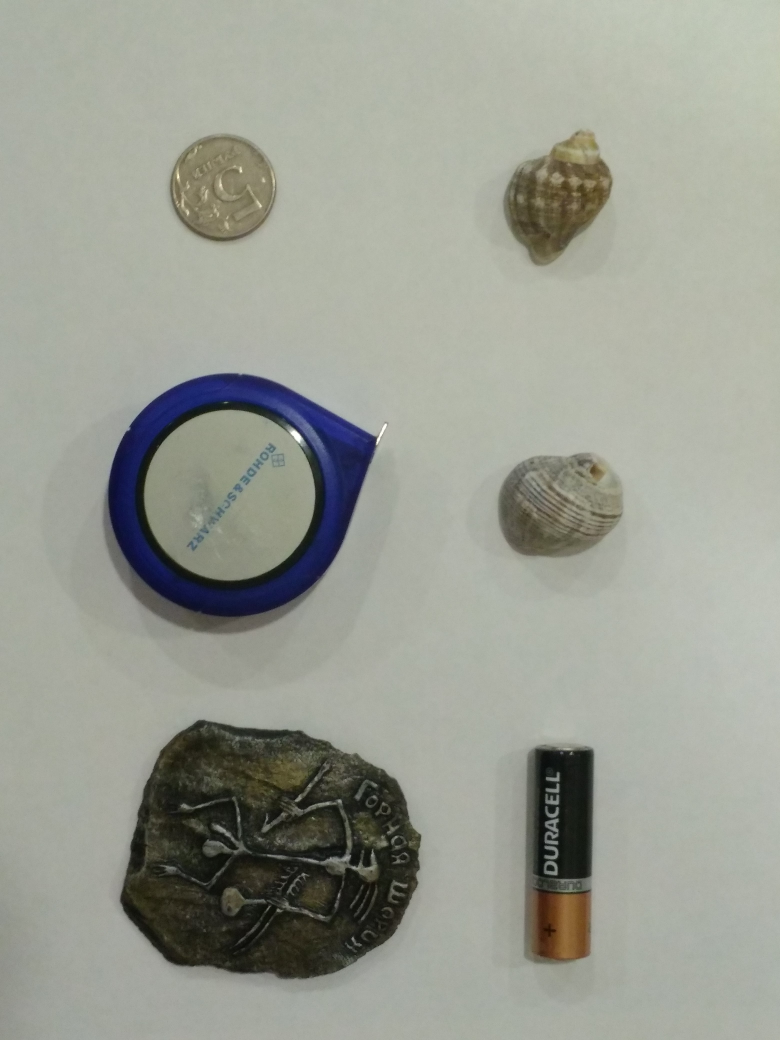
#> input picture pencils/images/img (1).jpg, 3120 x 4160 px, given in place of the camera (shown at 1/4 size)
$ python main.py
#> lines starting #> are read from the running program, lines starting #| are printed output that depends on the picture; after the words box and inside, x2 and y2 are one past the last pixel; in counts of white or black regions, pixels touching at a corner belong together
# -*- coding: utf-8 -*-
import math

import cv2

import numpy as np

if __name__ == '__main__':
    def nothing(*arg):
        pass


    cv2.namedWindow("out_window")
    cap = cv2.VideoCapture(1)

    cap.set(cv2.CAP_PROP_FRAME_WIDTH, 320)
    cap.set(cv2.CAP_PROP_FRAME_HEIGHT, 240)

    color_blue = (255, 0, 0)
    color_red = (0, 0, 128)
    while True:
        flag, img = cap.read()
#> img is the input picture: shape (4160, 3120, 3); mean B, G, R 146.8, 157.2, 154.3

        height, width = img.shape[:2]
        edge = 10
        hsv_min = np.array((0, 66, 123), np.uint8)
        hsv_max = np.array((17, 116, 194), np.uint8)

        low = np.array((0, 74, 80), np.uint8)
        high = np.array((52, 144, 255), np.uint8)
        try:
            img_hsv = cv2.cvtColor(img, cv2.COLOR_BGR2HSV)
#> img_hsv: shape (4160, 3120, 3); mean H, S, V 41, 27.6, 158.9
            thresh = cv2.inRange(img_hsv, hsv_min, hsv_max)
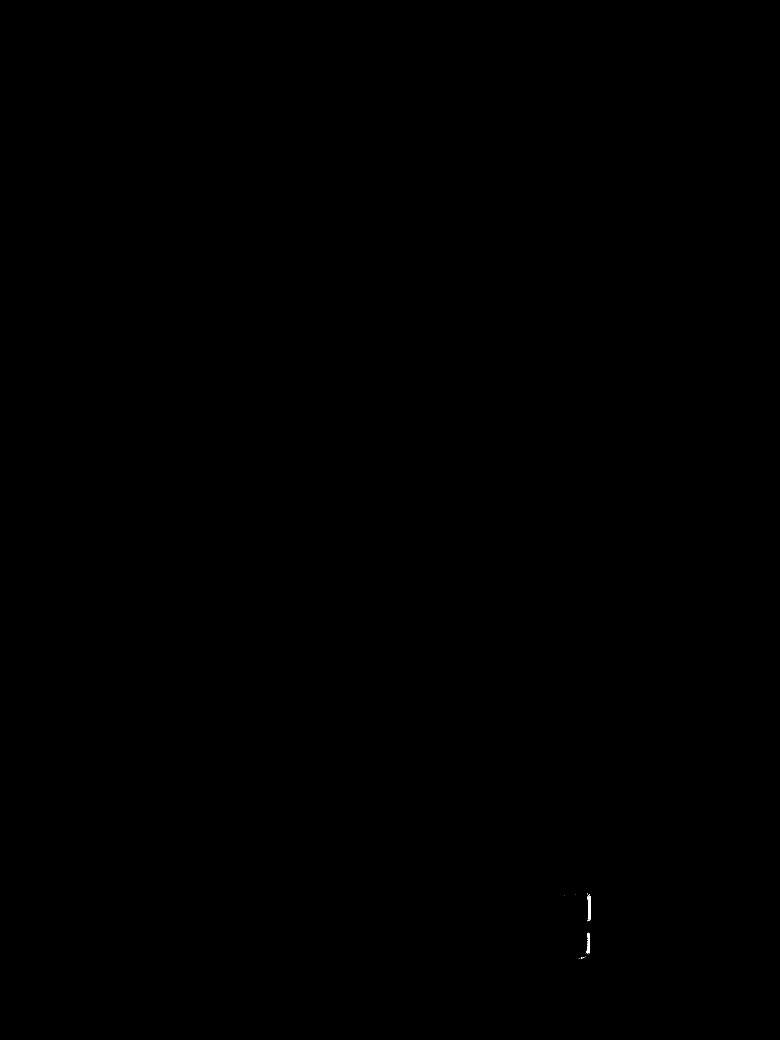
#> thresh: shape (4160, 3120) (shown at 1/4 size); 0.01% white; 16 white regions (14 under 20 px), largest, box (x1, y1, x2, y2) and area: (2350, 3580, 2363, 3685) 868, (2344, 3731, 2360, 3814) 672
            mask = cv2.inRange(img_hsv, low, high)
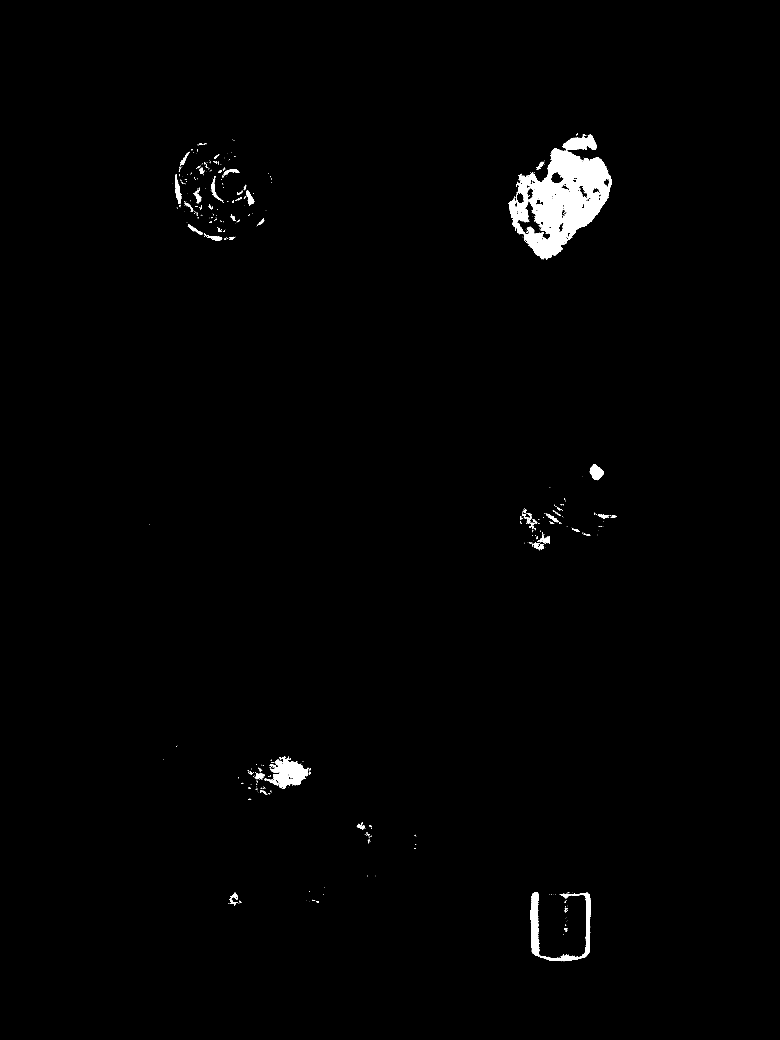
#> mask: shape (4160, 3120) (shown at 1/4 size); 1.1% white; 557 white regions (464 under 20 px)
            contours, hierarchy = cv2.findContours(mask, cv2.RETR_TREE, cv2.CHAIN_APPROX_SIMPLE)
#> contours = 1014 contours, 878 with area under 20; largest, box (x1, y1, x2, y2) and area: (2035, 537, 2447, 1037) 112049, (2120, 3568, 2362, 3845) 12790, (1058, 3030, 1233, 3156) 10504, (2059, 735, 2203, 965) 8183, (2359, 1858, 2416, 1921) 2178

            for cnt in contours:
                rect = cv2.minAreaRect(cnt)
                box = cv2.boxPoints(rect)
                box = np.int0(box)
                center = (int(rect[0][0]), int(rect[0][1]))
                center1 = (int(rect[0][0]) +100, int(rect[0][1]) + 200) #нижний правый(по х, по у)
                center2 = (int(rect[0][0]) + 100, int(rect[0][1]) - 100)#верхний правый
                center3 = (int(rect[0][0]) - 100, int(rect[0][1]) + 200)#нижний левый
                center4 = (int(rect[0][0]) - 100, int(rect[0][1]) - 100) #верхний левый
                area = int(rect[1][0] * rect[1][1])

                if area > 7000:
                    cv2.line(img, center1, center2, color_blue, thickness=2, lineType=8, shift=0)
                    cv2.line(img, center2, center4, color_blue, thickness=2, lineType=8, shift=0)
                    cv2.line(img, center4, center3, color_blue, thickness=2, lineType=8, shift=0)
                    cv2.line(img, center3, center1, color_blue, thickness=2, lineType=8, shift=0)

                    # cv2.line(img, center3, center4, color_blue, thickness=2, lineType=8, shift=0)
                    # cv2.line(img, center1, center4, color_blue, thickness=2, lineType=8, shift=0)

                    break
#> this loop made 57 passes
#> (rect, box, center, center1, center2, center3, center4, area) on passes 11 to 12: (((2265.8, 3720), (14.53, 6.18), -77.47), [[2267, 3727], [2261, 3726], [2264, 3712], [2270, 3713]], (2265, 3719), (2365, 3919), (2365, 3619), (2165, 3919), (2165, 3619), 89), (((2259.5, 3715.5), (7.45, 4.31), -78.69), [[2260, 3719], [2256, 3718], [2258, 3711], [2262, 3712]], (2259, 3715), (2359, 3915), (2359, 3615), (2159, 3915), (2159, 3615), 32)

            # cv2.imshow("thresh", thresh)
            cv2.imshow("out_window", img)
            cv2.imshow("mask", mask)
        except:
            cap.release()
            raise

        ch = cv2.waitKey(50)
#> (key Esc is pressed here)
        # для выхода надо нажать esc
        if ch == 27:
            break
    cap.release()
    cv2.destroyAllWindows()

$ run again, on pencils/images/img (10).jpg
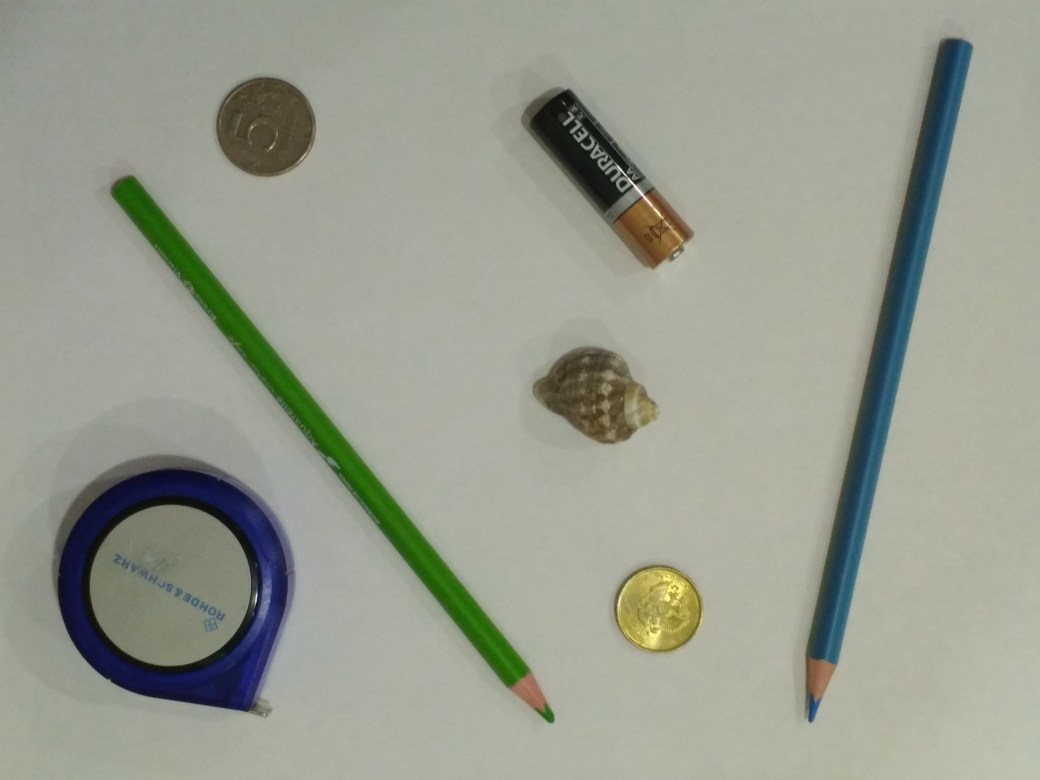
#> input picture pencils/images/img (10).jpg, 4160 x 3120 px, given in place of the camera (shown at 1/4 size)
#> img is the input picture: shape (3120, 4160, 3); mean B, G, R 143, 156.5, 152.6
#> img_hsv: shape (3120, 4160, 3); mean H, S, V 39.9, 34.2, 158.3
#> thresh: shape (3120, 4160); 0.12% white; 108 white regions (90 under 20 px), largest, box (x1, y1, x2, y2) and area: (2043, 2693, 2187, 2832) 7642, (3254, 2644, 3339, 2797) 5472, (2711, 863, 2764, 926) 495
#> `mask = cv2.inRange(img_hsv, low, high)`:
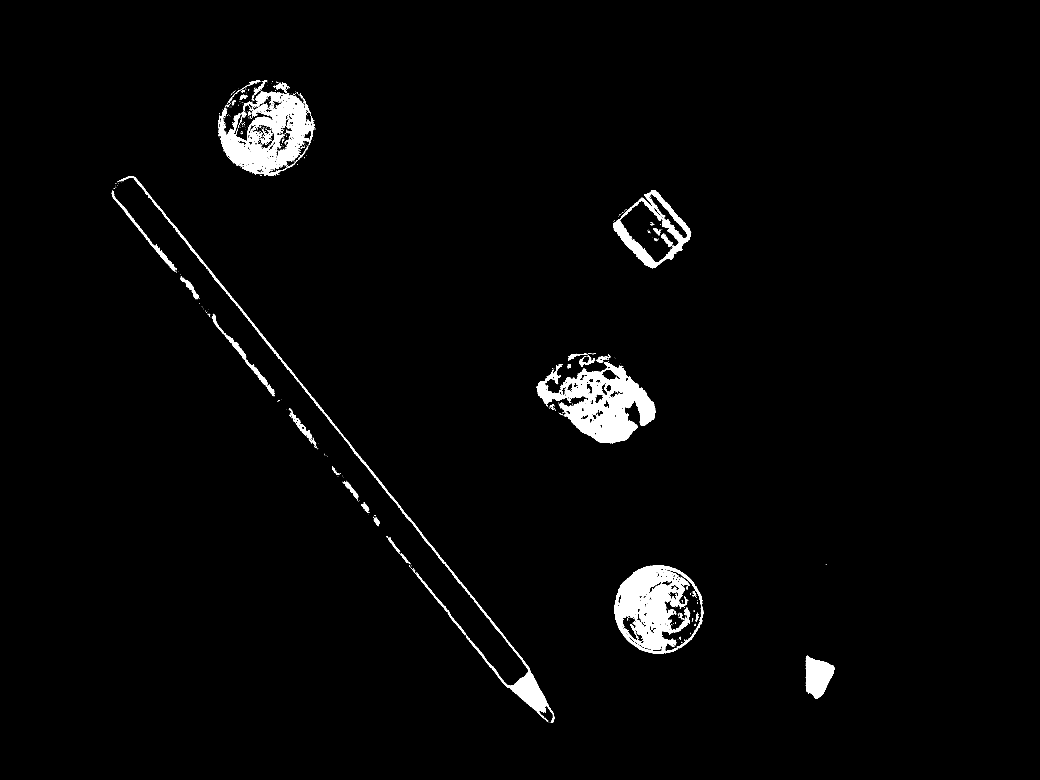
#> mask: shape (3120, 4160) (shown at 1/4 size); 2.2% white; 655 white regions (565 under 20 px)
#> contours = 1817 contours, 1540 with area under 20; largest, box (x1, y1, x2, y2) and area: (2458, 2262, 2814, 2614) 96868, (2146, 1448, 2623, 1773) 79000, (872, 367, 1245, 704) 70362, (831, 1071, 2217, 2892) 26918, (2638, 2274, 2807, 2606) 26586
#> the loop `for cnt in contours:` made 2 passes
#> (rect, box, center, center1, center2, center3, center4, area) on pass 2: (((3258.8, 2712.6), (151.2, 125.5), -69.94), [[3291, 2805], [3173, 2762], [3225, 2620], [3343, 2663]], (3258, 2712), (3358, 2912), (3358, 2612), (3158, 2912), (3158, 2612), 18967)

$ run again, on pencils/images/img (11).jpg
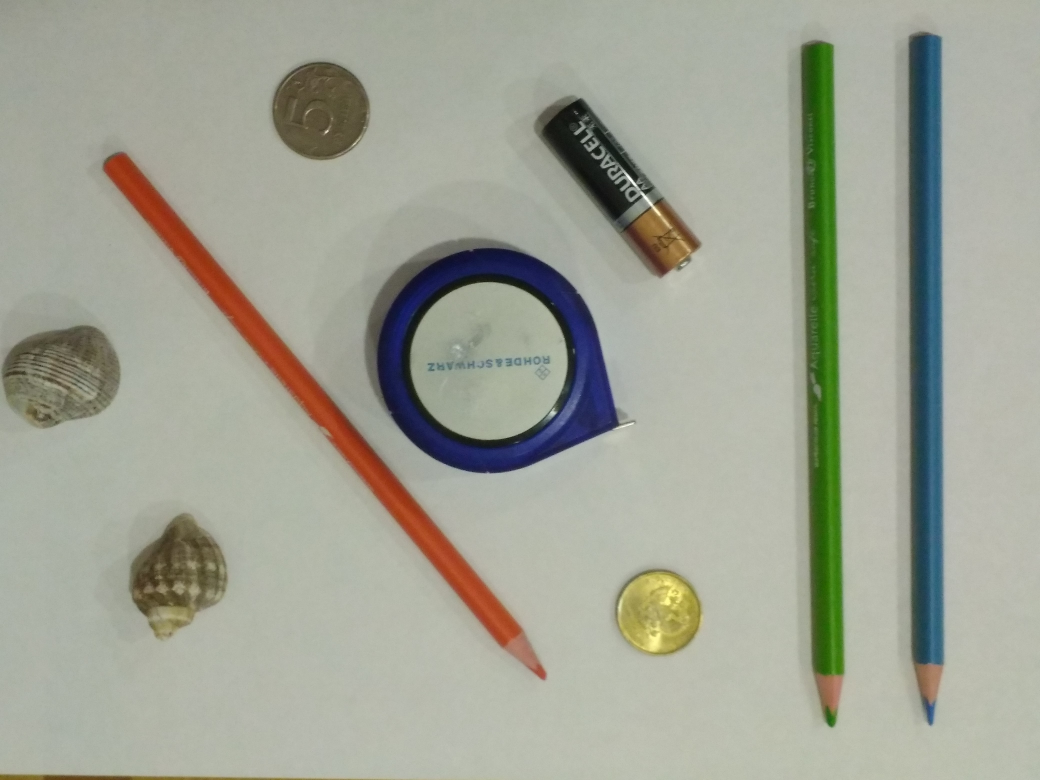
#> input picture pencils/images/img (11).jpg, 4160 x 3120 px, given in place of the camera (shown at 1/4 size)
#> img is the input picture: shape (3120, 4160, 3); mean B, G, R 149.1, 162.8, 160.3
#> img_hsv: shape (3120, 4160, 3); mean H, S, V 40.7, 36.4, 166.8
#> `thresh = cv2.inRange(img_hsv, hsv_min, hsv_max)`:
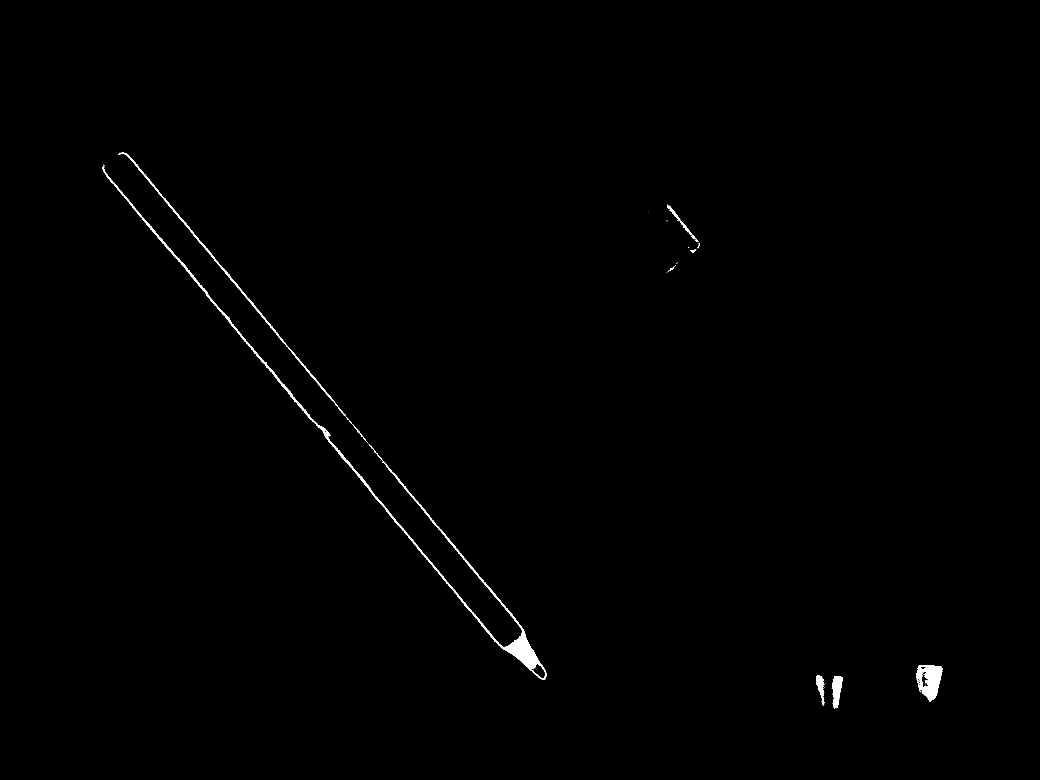
#> thresh: shape (3120, 4160) (shown at 1/4 size); 0.42% white; 76 white regions (60 under 20 px), largest, box (x1, y1, x2, y2) and area: (411, 665, 2186, 2719) 31476, (3666, 2660, 3769, 2806) 9020, (473, 610, 1377, 1657) 7171
#> `mask = cv2.inRange(img_hsv, low, high)`:
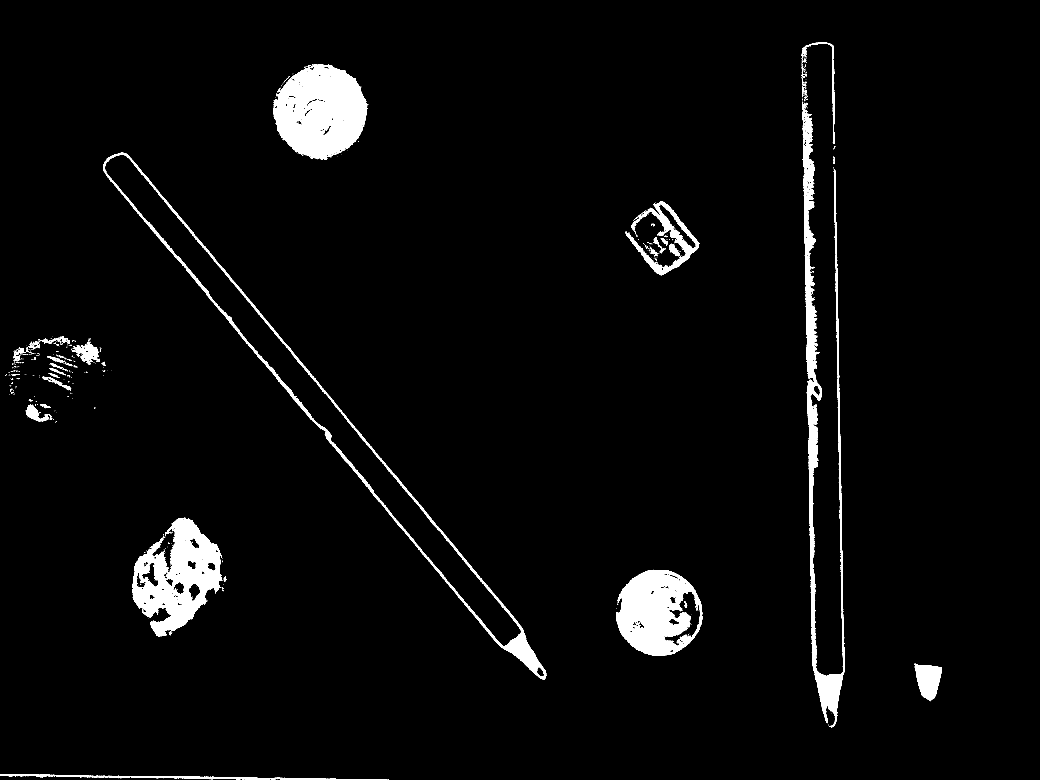
#> mask: shape (3120, 4160) (shown at 1/4 size); 3.5% white; 690 white regions (613 under 20 px)
#> contours = 1917 contours, 1661 with area under 20; largest, box (x1, y1, x2, y2) and area: (412, 610, 2185, 2718) 302896, (417, 617, 2085, 2585) 253899, (1093, 256, 1474, 639) 105628, (528, 2072, 888, 2547) 96792, (2464, 2279, 2809, 2623) 90874
#> the loop `for cnt in contours:` made 5 passes
#> (rect, box, center, center1, center2, center3, center4, area) on pass 5: (((775, 3110.5), (11.11, 1550.2), -89.34), [[1549, 3124], [0, 3107], [0, 3096], [1550, 3113]], (774, 3110), (874, 3310), (874, 3010), (674, 3310), (674, 3010), 17228)
